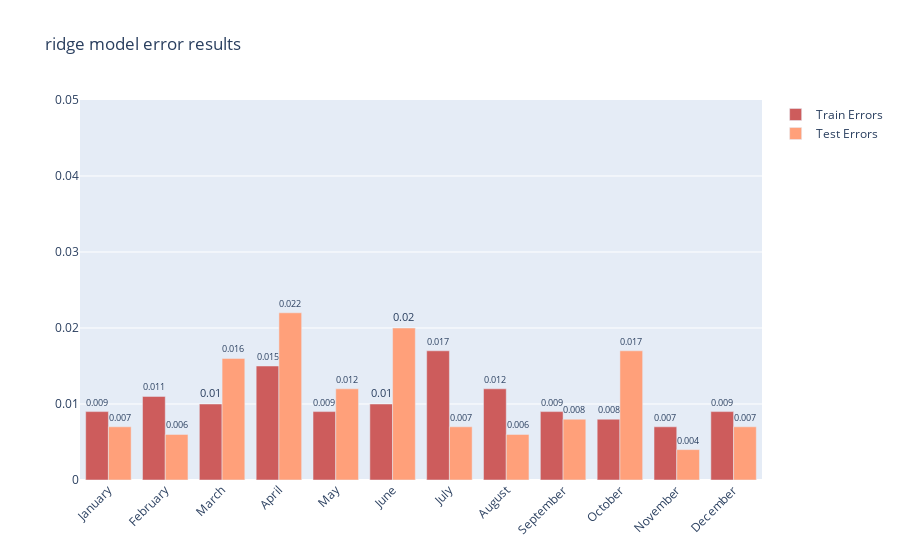

Write notebook code for a chart like this one.
### Code cell
plot_resulst(train_errors,test_errors,"ridge")

### Figure 1 — Plotly figure (JSON) as saved in the notebook; plotly's stock layout.template omitted (floating-point values rounded to 4 significant figures)
{"data": [{"marker": {"color": "indianred"}, "name": "Train Errors", "text": [0.009, 0.011, 0.01, 0.015, 0.009, 0.01, 0.017, 0.012, 0.009, 0.008, 0.007, 0.009], "textposition": "outside", "type": "bar", "x": ["January", "February", "March", "April", "May", "June", "July", "August", "September", "October", "November", "December"], "y": [0.009, 0.011, 0.01, 0.015, 0.009, 0.01, 0.017, 0.012, 0.009, 0.008, 0.007, 0.009]}, {"marker": {"color": "lightsalmon"}, "name": "Test Errors", "text": [0.007, 0.006, 0.016, 0.022, 0.012, 0.02, 0.007, 0.006, 0.008, 0.017, 0.004, 0.007], "textposition": "outside", "type": "bar", "x": ["January", "February", "March", "April", "May", "June", "July", "August", "September", "October", "November", "December"], "y": [0.007, 0.006, 0.016, 0.022, 0.012, 0.02, 0.007, 0.006, 0.008, 0.017, 0.004, 0.007]}], "layout": {"barmode": "group", "title": {"text": "ridge model error results"}, "xaxis": {"tickangle": -45}, "yaxis": {"range": [0, 0.05]}}}
